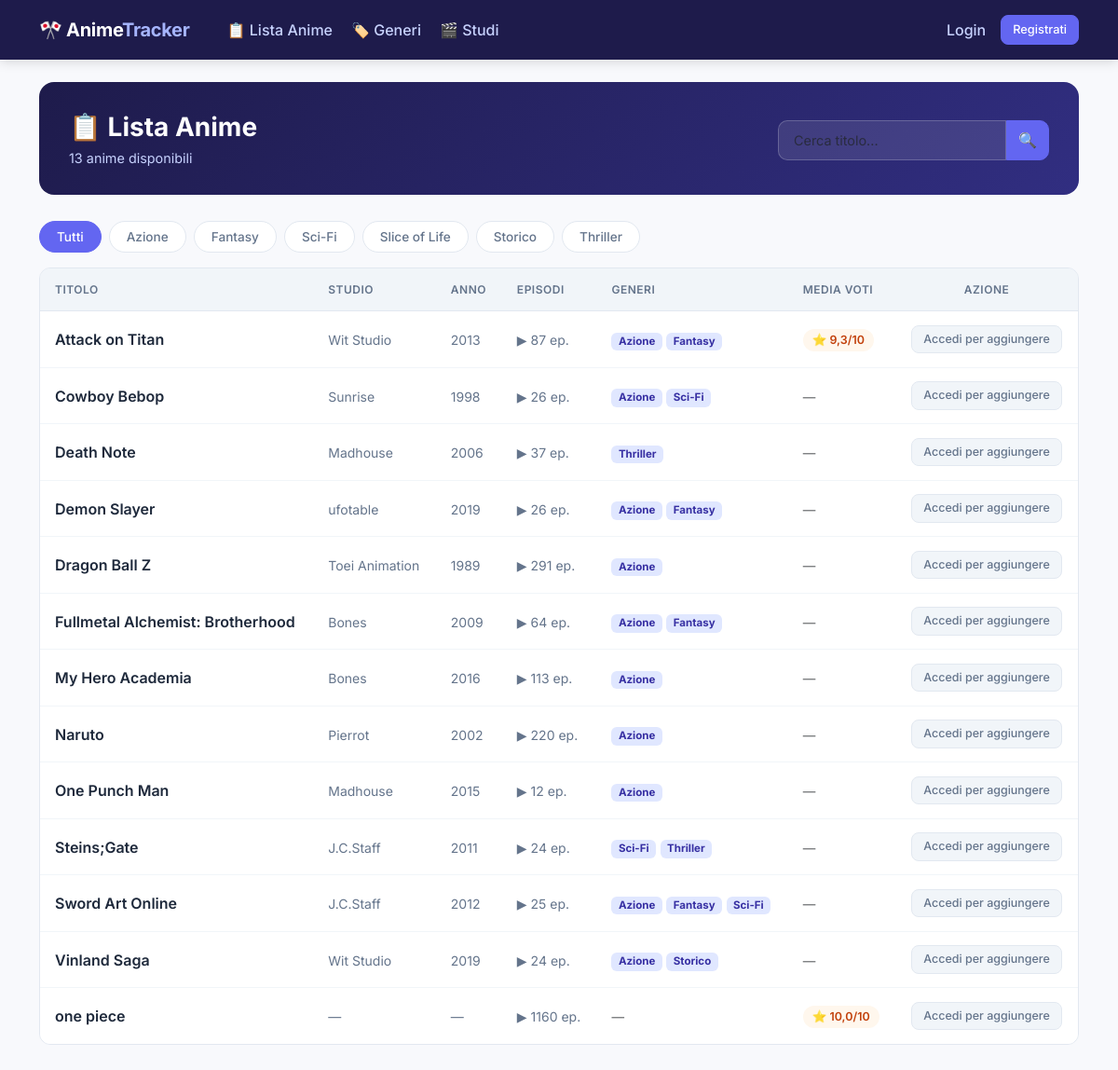
The page / on the database its author committed.
### anime/models.py (models this page shows, shortened)
class Genre(models.Model):
    name = models.CharField(max_length=100, unique=True)
    description = models.TextField(blank=True, null=True)
    class Meta:
        ordering = ['name']
        verbose_name = 'Genere'
        verbose_name_plural = 'Generi'

class Anime(models.Model):
    title = models.CharField(max_length=200)
    description = models.TextField(blank=True, null=True)
    episodes = models.IntegerField()
    year = models.IntegerField(null=True, blank=True)
    studio = models.ForeignKey(
        Studio, on_delete=models.SET_NULL, null=True, blank=True, related_name='anime_set'
    )
    genres = models.ManyToManyField(Genre, blank=True, related_name='anime_set')
    def average_rating(self):
        entries = self.useranime_set.filter(rating__isnull=False)
        if entries.exists():
            total = sum(e.rating for e in entries)
            return round(total / entries.count(), 1)
        return None
    class Meta:
        ordering = ['title']

class Studio(models.Model):
    name = models.CharField(max_length=200, unique=True)
    country = models.CharField(max_length=100, default='Giappone')
    founded_year = models.IntegerField(null=True, blank=True)
    class Meta:
        ordering = ['name']
        verbose_name = 'Studio'
        verbose_name_plural = 'Studio di produzione'

### anime/views.py (the view)
# urls.py: path('', views.anime_list, name='anime_list'),
def anime_list(request):
    query = request.GET.get('q', '')
    genre_id = request.GET.get('genre', '')
    anime_qs = Anime.objects.select_related('studio').prefetch_related('genres')
    if query:
        anime_qs = anime_qs.filter(title__icontains=query)
    if genre_id:
        anime_qs = anime_qs.filter(genres__id=genre_id)
    user_anime_ids = set()
    if request.user.is_authenticated:
        user_anime_ids = set(
            UserAnime.objects.filter(user=request.user).values_list('anime_id', flat=True)
        )
    genres = Genre.objects.all()
    selected_genre = Genre.objects.filter(pk=genre_id).first() if genre_id else None
    return render(request, 'anime/anime_list.html', {
        'anime_list': anime_qs,
        'query': query,
        'user_anime_ids': user_anime_ids,
        'genres': genres,
        'selected_genre': selected_genre,
    })

### anime/templates/anime/anime_list.html (shortened to what this page needs)
{% extends 'anime/base.html' %}
{% block content %}
<div class="page-header">
    <div class="d-flex justify-content-between align-items-center flex-wrap gap-2">
        <div>
            <h1>📋 Lista Anime</h1>
            <p>{{ anime_list|length }} anime disponibili{% if query %} per "{{ query }}"{% endif %}{% if selected_genre %} nel genere "{{ selected_genre.name }}"{% endif %}</p>
        </div>
        <form method="get" class="search-box d-flex" style="min-width: 280px;">
            <input
                type="text"
                name="q"
                class="form-control"
                placeholder="Cerca titolo..."
                value="{{ query }}"
                style="background:rgba(255,255,255,0.1); color:white; border-color:rgba(255,255,255,0.2);"
            >
            <button class="btn btn-primary" type="submit" style="border-radius: 0 10px 10px 0;">🔍</button>
        </form>
    </div>
</div>
{% if genres %}
<div class="mb-3 d-flex flex-wrap gap-2">
    <a href="{% url 'anime_list' %}{% if query %}?q={{ query }}{% endif %}" class="filter-pill {% if not selected_genre %}active{% endif %}">Tutti</a>
    {% for g in genres %}
    <a href="?genre={{ g.id }}{% if query %}&q={{ query }}{% endif %}" class="filter-pill {% if selected_genre.id == g.id %}active{% endif %}">{{ g.name }}</a>
    {% endfor %}
</div>
{% endif %}
{% if anime_list %}
<div class="table-wrapper">
    <table class="table">
        <thead>
            <tr>
                <th>Titolo</th>
                <th>Studio</th>
                <th>Anno</th>
                <th>Episodi</th>
                <th>Generi</th>
                <th>Media voti</th>
                <th class="text-center">Azione</th>
            </tr>
        </thead>
        <tbody>
            {% for anime in anime_list %}
            <tr>
                <td>
                    <a href="{% url 'anime_detail' anime.id %}" class="anime-title text-decoration-none">{{ anime.title }}</a>
                </td>
                <td>
                    <span style="font-size:0.875rem; color:#64748b;">{{ anime.studio.name|default:"—" }}</span>
                </td>
                <td>
                    <span style="font-size:0.875rem; color:#64748b;">{{ anime.year|default:"—" }}</span>
                </td>
                <td>
                    <span class="ep-count">▶ {{ anime.episodes }} ep.</span>
                </td>
                <td>
                    {% for g in anime.genres.all %}
                        <span class="badge" style="background:#e0e7ff; color:#3730a3; font-size:0.72rem;">{{ g.name }}</span>
                    {% empty %}
                        <span class="text-muted" style="font-size:0.85rem;">—</span>
                    {% endfor %}
                </td>
                <td>
                    {% with avg=anime.average_rating %}
                        {% if avg %}
                            <span class="avg-badge">⭐ {{ avg }}/10</span>
                        {% else %}
                            <span class="text-muted" style="font-size:0.85rem;">—</span>
                        {% endif %}
                    {% endwith %}
                </td>
                <td class="text-center">
                    {% if user.is_authenticated %}
                        {% if anime.id in user_anime_ids %}
                            <a href="{% url 'add_to_list' anime.id %}" class="btn btn-action"
                               style="background:#f0fdf4; color:#15803d; border:1px solid #bbf7d0;">
                                ✏️ Modifica
                            </a>
                        {% else %}
                            <a href="{% url 'add_to_list' anime.id %}" class="btn btn-primary btn-action">
                                + Aggiungi
                            </a>
                        {% endif %}
                    {% else %}
                        <a href="{% url 'login' %}" class="btn btn-action"
                           style="background:#f1f5f9; color:#64748b; border:1px solid #e2e8f0; font-size:0.78rem;">
                            Accedi per aggiungere
                        </a>
                    {% endif %}
                </td>
            </tr>
            {% endfor %}
        </tbody>
    </table>
</div>
{% endif %}
{% endblock %}

### anime/templates/anime/base.html (shortened to what this page needs)
<!DOCTYPE html>
<html lang="it">
<head>
    <link href="https://cdn.jsdelivr.net/npm/bootstrap@5.3.0/dist/css/bootstrap.min.css" rel="stylesheet">
</head>
<body>
<nav class="navbar navbar-expand-lg navbar-dark mb-4">
    <div class="container">
        <a class="navbar-brand" href="{% url 'anime_list' %}">
            🎌 Anime<span>Tracker</span>
        </a>
        <div class="collapse navbar-collapse" id="navbarNav">
            <ul class="navbar-nav me-auto ms-3 gap-1">
                <li class="nav-item">
                    <a class="nav-link" href="{% url 'anime_list' %}">📋 Lista Anime</a>
                </li>
                <li class="nav-item">
                    <a class="nav-link" href="{% url 'genre_list' %}">🏷️ Generi</a>
                </li>
                <li class="nav-item">
                    <a class="nav-link" href="{% url 'studio_list' %}">🎬 Studi</a>
                </li>
            </ul>
            <ul class="navbar-nav gap-2 align-items-center">
                {% if user.is_authenticated %}
                    <li class="nav-item">
                        <span class="nav-user">👤 {{ user.username }}</span>
                    </li>
                    <li class="nav-item">
                        <a href="{% url 'logout' %}" class="btn-nav-logout text-decoration-none">Esci</a>
                    </li>
                {% else %}
                    <li class="nav-item">
                        <a class="nav-link" href="{% url 'login' %}">Login</a>
                    </li>
                    <li class="nav-item">
                        <a href="{% url 'register' %}" class="btn btn-primary btn-sm">Registrati</a>
                    </li>
                {% endif %}
            </ul>
        </div>
    </div>
</nav>
<div class="container pb-5">
    {% block content %}{% endblock %}
</div>
</body>
</html>

### anime/templates/anime/base.html (style rules this page uses)
:root { --accent: #6366f1; --accent-hover: #4f46e5; --bg: #f8f9fc; --card-bg: #ffffff; --nav-bg: #1e1b4b; --text: #1e293b; --muted: #64748b; --border: #e2e8f0; --badge-watching: #3b82f6; --badge-completed: #22c55e; --badge-planned: #94a3b8; }
* { font-family: 'Inter', sans-serif; }
body { background-color: var(--bg); color: var(--text); }
.navbar { background-color: var(--nav-bg) !important; box-shadow: 0 2px 12px rgba(0,0,0,0.15); padding: 0.75rem 0; }
.navbar-brand { font-weight: 700; font-size: 1.25rem; letter-spacing: -0.3px; color: #fff !important; }
.navbar-brand span { color: #a5b4fc; }
.nav-link { color: #c7d2fe !important; font-weight: 500; transition: color 0.15s; }
.page-header { background: linear-gradient(135deg, #1e1b4b 0%, #312e81 100%); border-radius: 16px; padding: 2rem 2rem 1.75rem; margin-bottom: 1.75rem; color: white; }
.page-header h1 { font-size: 1.75rem; font-weight: 700; margin: 0; }
.page-header p { color: #c7d2fe; margin: 0.35rem 0 0; font-size: 0.9rem; }
.table { color: var(--text); margin: 0; }
.table thead th { background: #f1f5f9; color: var(--muted); font-size: 0.75rem; font-weight: 600; text-transform: uppercase; letter-spacing: 0.5px; border-bottom: 1px solid var(--border); padding: 0.85rem 1rem; }
.table tbody td { padding: 0.9rem 1rem; border-bottom: 1px solid #f1f5f9; vertical-align: middle; }
.table tbody tr:last-child td { border-bottom: none; }
.table-wrapper { border: 1px solid var(--border); border-radius: 12px; overflow: hidden; }
.avg-badge { display: inline-flex; align-items: center; gap: 4px; background: #fff7ed; color: #c2410c; padding: 3px 10px; border-radius: 20px; font-size: 0.78rem; font-weight: 600; }
.btn-primary { background: var(--accent); border-color: var(--accent); font-weight: 500; border-radius: 8px; }
.btn-sm { font-size: 0.8rem; padding: 5px 12px; }
.btn-action { border-radius: 8px; font-size: 0.8rem; font-weight: 500; padding: 5px 12px; }
.search-box .form-control { border-radius: 10px 0 0 10px; border: 1.5px solid var(--border); padding: 0.6rem 1rem; font-size: 0.9rem; color: var(--text); background: white; }
.search-box .btn { border-radius: 0 10px 10px 0; }
.filter-pill { border-radius: 20px; padding: 6px 18px; font-size: 0.85rem; font-weight: 500; border: 1.5px solid var(--border); color: var(--muted); background: white; text-decoration: none; transition: all 0.15s; }
.filter-pill.active { background: var(--accent); border-color: var(--accent); color: white; }
.form-control, .form-select { border: 1.5px solid var(--border); border-radius: 8px; color: var(--text); font-size: 0.9rem; }
.anime-title { font-weight: 600; color: var(--text); }
.ep-count { color: var(--muted); font-size: 0.875rem; }

### rows shown on the page
Genre: name "Azione"
Genre: name "Fantasy"
Genre: name "Sci-Fi"
Genre: name "Slice of Life"
Genre: name "Storico"
Genre: name "Thriller"
Anime: title "Attack on Titan", studio.name "Wit Studio", year "2013", episodes "87", average_rating "9,3"
Anime: title "Cowboy Bebop", studio.name "Sunrise", year "1998", episodes "26"
Anime: title "Death Note", studio.name "Madhouse", year "2006", episodes "37"
Anime: title "Demon Slayer", studio.name "ufotable", year "2019", episodes "26"
Anime: title "Dragon Ball Z", studio.name "Toei Animation", year "1989", episodes "291"
Anime: title "Fullmetal Alchemist: Brotherhood", studio.name "Bones", year "2009", episodes "64"
Anime: title "My Hero Academia", studio.name "Bones", year "2016", episodes "113"
Anime: title "Naruto", studio.name "Pierrot", year "2002", episodes "220"
Anime: title "One Punch Man", studio.name "Madhouse", year "2015", episodes "12"
Anime: title "Steins;Gate", studio.name "J.C.Staff", year "2011", episodes "24"
Anime: title "Sword Art Online", studio.name "J.C.Staff", year "2012", episodes "25"
Anime: title "Vinland Saga", studio.name "Wit Studio", year "2019", episodes "24"
Anime: title "one piece", studio.name "—", year "—", episodes "1160", average_rating "10,0"

### other values the page prints
{{ anime_list|length }} "13"
